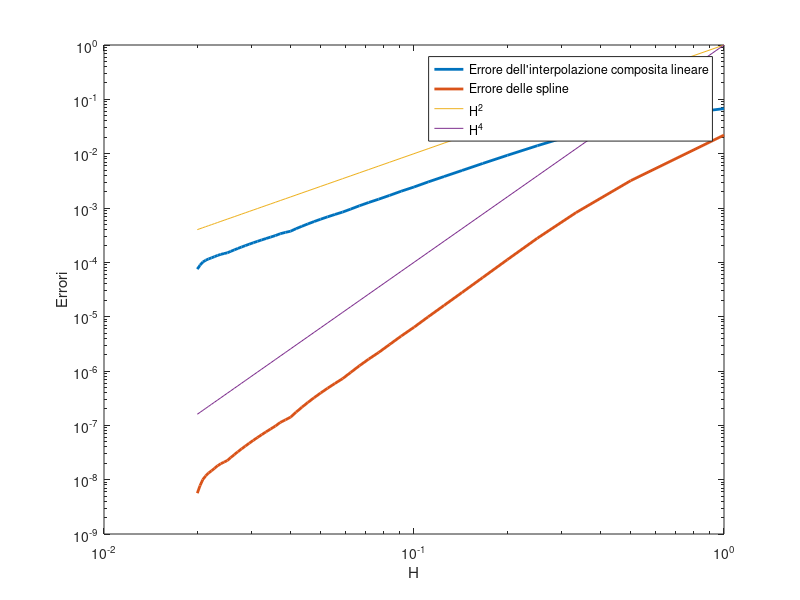

MATLAB code for this plot:
f =@(x) 1./(1+x.^2);
xa = -5;
xb = +5;

x1 = linspace(xa,xb,1000)';
yf = f(x1);

ERR1 = []; % per p1c
ERR2 = []; % per le spline 
H = []; % per gli intervalli


for n = 10:10:500
H = [H, (xb-xa)/n] % intervallini tutti uguali
% interpolatore composito lineare
x = linspace(xa,xb,n+1);
y = f(x);
yp1c = interp1(x,y,x1); 
% spline
ys = spline(x,y,x1);

errp1c = norm(yf-yp1c,inf); ERR1 = [ERR1, errp1c];
errs = norm(yf-ys,inf);     ERR2 = [ERR2, errs];
fprintf("n=%d, errp1c=%e, errs=%e\n", n, errp1c, errs);
endfor

figure(2); clf;
loglog(H, ERR1, 'Linewidth', 2);
hold on;
loglog(H, ERR2, 'Linewidth', 2);
loglog(H, H.^2);
loglog(H, H.^4);
legend('Errore dell''interpolazione composita lineare', ...
'Errore delle spline', ...
'H^2', 'H^4');
xlabel('H');
ylabel('Errori');

##figure(1);clf;
##plot(x1,yf);
##hold on;
##grid on;
##plot(x1,yp1c);
##plot(x1,ys);
##legend('f(x)', 'interpolazione composita', 'spline');
##title(['Grado _{',num2str(n),'}']);
##pause(0.1)

% endfor

% plottare l'errore con loglog